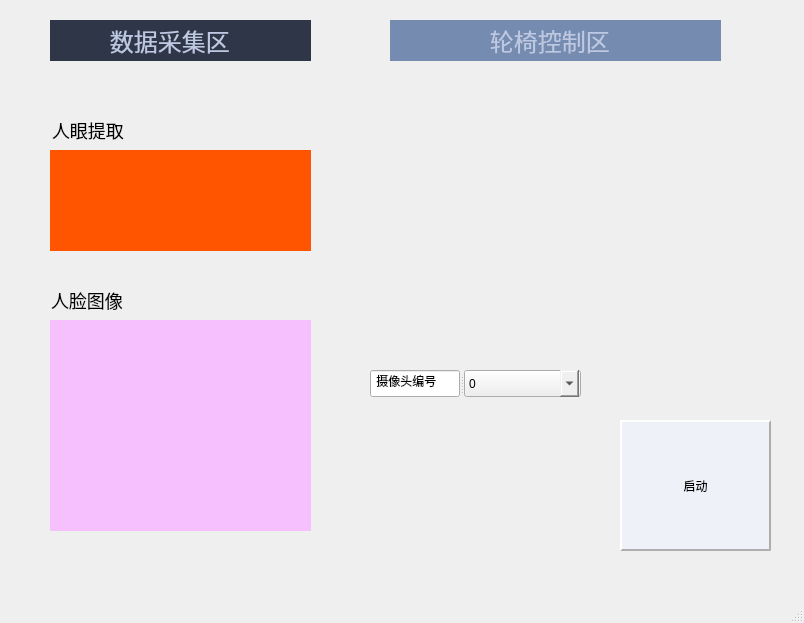
<?xml version="1.0" encoding="UTF-8"?>
<ui version="4.0">
 <class>intelligentwheelchair</class>
 <widget class="QMainWindow" name="intelligentwheelchair">
  <property name="geometry">
   <rect>
    <x>0</x>
    <y>0</y>
    <width>804</width>
    <height>623</height>
   </rect>
  </property>
  <property name="cursor">
   <cursorShape>ArrowCursor</cursorShape>
  </property>
  <property name="windowTitle">
   <string>智能眼动轮椅控制平台</string>
  </property>
  <property name="windowIcon">
   <iconset resource="source_pyqt.qrc">
    <normaloff>:/1/bitbug_favicon.ico</normaloff>:/1/bitbug_favicon.ico</iconset>
  </property>
  <widget class="QWidget" name="centralwidget">
   <widget class="QPushButton" name="begin">
    <property name="geometry">
     <rect>
      <x>620</x>
      <y>420</y>
      <width>151</width>
      <height>131</height>
     </rect>
    </property>
    <property name="styleSheet">
     <string notr="true">QPushButton{background-color: rgb(238, 241, 248);
font: 24pt &quot;Adobe Arabic&quot;;
border:2px outset #adadad;}
QPushButton::hover{
background-color:rgba(100,255,100,100);
border-color:rgba(255,255,255,200);
}  
QPushButton::pressed{
background-color: rgb(238, 241, 248);
font: 24pt &quot;Adobe Arabic&quot;;
/*border:2px inset #656565;*/
border-top:2px inset #656565;
border-left:2px inset #656565;
border-bottom:2px inset #ffffff;
border-right:2px inset #ffffff;}</string>
    </property>
    <property name="text">
     <string>启动</string>
    </property>
   </widget>
   <widget class="QLabel" name="face">
    <property name="geometry">
     <rect>
      <x>50</x>
      <y>320</y>
      <width>261</width>
      <height>211</height>
     </rect>
    </property>
    <property name="styleSheet">
     <string notr="true">background-color: rgb(246, 192, 255);</string>
    </property>
    <property name="text">
     <string/>
    </property>
   </widget>
   <widget class="QWidget" name="layoutWidget">
    <property name="geometry">
     <rect>
      <x>390</x>
      <y>80</y>
      <width>331</width>
      <height>231</height>
     </rect>
    </property>
    <layout class="QGridLayout" name="gridLayout">
     <item row="1" column="1">
      <widget class="QLabel" name="stop">
       <property name="styleSheet">
        <string notr="true">
border-image: url(:/1/Desktop/forword11.png);</string>
       </property>
       <property name="text">
        <string/>
       </property>
       <property name="scaledContents">
        <bool>false</bool>
       </property>
      </widget>
     </item>
     <item row="1" column="2">
      <widget class="QLabel" name="right">
       <property name="styleSheet">
        <string notr="true">border-image: url(:/1/Desktop/right1.png);</string>
       </property>
       <property name="text">
        <string/>
       </property>
       <property name="scaledContents">
        <bool>false</bool>
       </property>
      </widget>
     </item>
     <item row="1" column="0">
      <widget class="QLabel" name="left">
       <property name="styleSheet">
        <string notr="true">border-image: url(:/1/Desktop/left1.png);</string>
       </property>
       <property name="text">
        <string/>
       </property>
       <property name="scaledContents">
        <bool>false</bool>
       </property>
      </widget>
     </item>
     <item row="0" column="1">
      <widget class="QLabel" name="up">
       <property name="styleSheet">
        <string notr="true">border-image: url(:/1/Desktop/up1.png);</string>
       </property>
       <property name="text">
        <string/>
       </property>
       <property name="scaledContents">
        <bool>false</bool>
       </property>
      </widget>
     </item>
    </layout>
   </widget>
   <widget class="QLabel" name="eye">
    <property name="geometry">
     <rect>
      <x>50</x>
      <y>150</y>
      <width>261</width>
      <height>101</height>
     </rect>
    </property>
    <property name="styleSheet">
     <string notr="true">background-color: rgb(255, 85, 0);</string>
    </property>
    <property name="text">
     <string/>
    </property>
    <property name="textFormat">
     <enum>Qt::PlainText</enum>
    </property>
   </widget>
   <widget class="QLabel" name="label">
    <property name="geometry">
     <rect>
      <x>52</x>
      <y>120</y>
      <width>72</width>
      <height>21</height>
     </rect>
    </property>
    <property name="styleSheet">
     <string notr="true">QLabel {
    font-family: &quot;Microsoft YaHei&quot;;
    font-size: 18px;
}
</string>
    </property>
    <property name="text">
     <string>人眼提取</string>
    </property>
   </widget>
   <widget class="QLabel" name="label_3">
    <property name="geometry">
     <rect>
      <x>30</x>
      <y>90</y>
      <width>301</width>
      <height>481</height>
     </rect>
    </property>
    <property name="text">
     <string/>
    </property>
   </widget>
   <widget class="QLabel" name="label_5">
    <property name="geometry">
     <rect>
      <x>50</x>
      <y>20</y>
      <width>261</width>
      <height>41</height>
     </rect>
    </property>
    <property name="styleSheet">
     <string notr="true">QLabel {
    font-family: &quot;Microsoft YaHei&quot;;
    font-size: 24px;
    color: #BDC8E2;
    background-color: #2E3648;
}</string>
    </property>
    <property name="text">
     <string>         数据采集区</string>
    </property>
   </widget>
   <widget class="QLabel" name="label_6">
    <property name="geometry">
     <rect>
      <x>51</x>
      <y>290</y>
      <width>72</width>
      <height>21</height>
     </rect>
    </property>
    <property name="styleSheet">
     <string notr="true">QLabel {
    font-family: &quot;Microsoft YaHei&quot;;
    font-size: 18px;
}
</string>
    </property>
    <property name="text">
     <string>人脸图像</string>
    </property>
   </widget>
   <widget class="QLabel" name="label_7">
    <property name="geometry">
     <rect>
      <x>390</x>
      <y>20</y>
      <width>331</width>
      <height>41</height>
     </rect>
    </property>
    <property name="styleSheet">
     <string notr="true">QLabel {
    font-family: &quot;Microsoft YaHei&quot;;
    font-size: 24px;
    color: #BDC8E2;
	background-color: rgb(117, 140, 176);
}</string>
    </property>
    <property name="text">
     <string>               轮椅控制区</string>
    </property>
   </widget>
   <widget class="QWidget" name="layoutWidget">
    <property name="geometry">
     <rect>
      <x>370</x>
      <y>370</y>
      <width>211</width>
      <height>183</height>
     </rect>
    </property>
    <layout class="QGridLayout" name="gridLayout_2">
     <item row="0" column="0">
      <widget class="QSplitter" name="splitter">
       <property name="orientation">
        <enum>Qt::Horizontal</enum>
       </property>
       <widget class="QLineEdit" name="camera_word">
        <property name="maximumSize">
         <size>
          <width>90</width>
          <height>16777215</height>
         </size>
        </property>
        <property name="text">
         <string> 摄像头编号</string>
        </property>
        <property name="readOnly">
         <bool>true</bool>
        </property>
       </widget>
       <widget class="QComboBox" name="comboBox_camera">
        <property name="cursor">
         <cursorShape>WaitCursor</cursorShape>
        </property>
        <property name="focusPolicy">
         <enum>Qt::WheelFocus</enum>
        </property>
        <property name="layoutDirection">
         <enum>Qt::LeftToRight</enum>
        </property>
        <property name="styleSheet">
         <string notr="true">QComboBox::down-arrow:pressed {
    position: relative;
    top: 1px; left: 1px;padding-left:30px;
}
</string>
        </property>
        <item>
         <property name="text">
          <string>0</string>
         </property>
        </item>
        <item>
         <property name="text">
          <string>1</string>
         </property>
        </item>
       </widget>
      </widget>
     </item>
     <item row="1" column="0">
      <widget class="QLabel" name="label_4">
       <property name="minimumSize">
        <size>
         <width>80</width>
         <height>150</height>
        </size>
       </property>
       <property name="text">
        <string/>
       </property>
      </widget>
     </item>
    </layout>
   </widget>
   <zorder>layoutWidget</zorder>
   <zorder>label_3</zorder>
   <zorder>begin</zorder>
   <zorder>face</zorder>
   <zorder>layoutWidget</zorder>
   <zorder>eye</zorder>
   <zorder>label</zorder>
   <zorder>label_5</zorder>
   <zorder>label_6</zorder>
   <zorder>label_7</zorder>
  </widget>
  <widget class="QStatusBar" name="statusbar"/>
  <action name="actionsdsd">
   <property name="text">
    <string>sdsd </string>
   </property>
  </action>
 </widget>
 <resources>
  <include location="source_pyqt.qrc"/>
 </resources>
 <connections/>
</ui>
